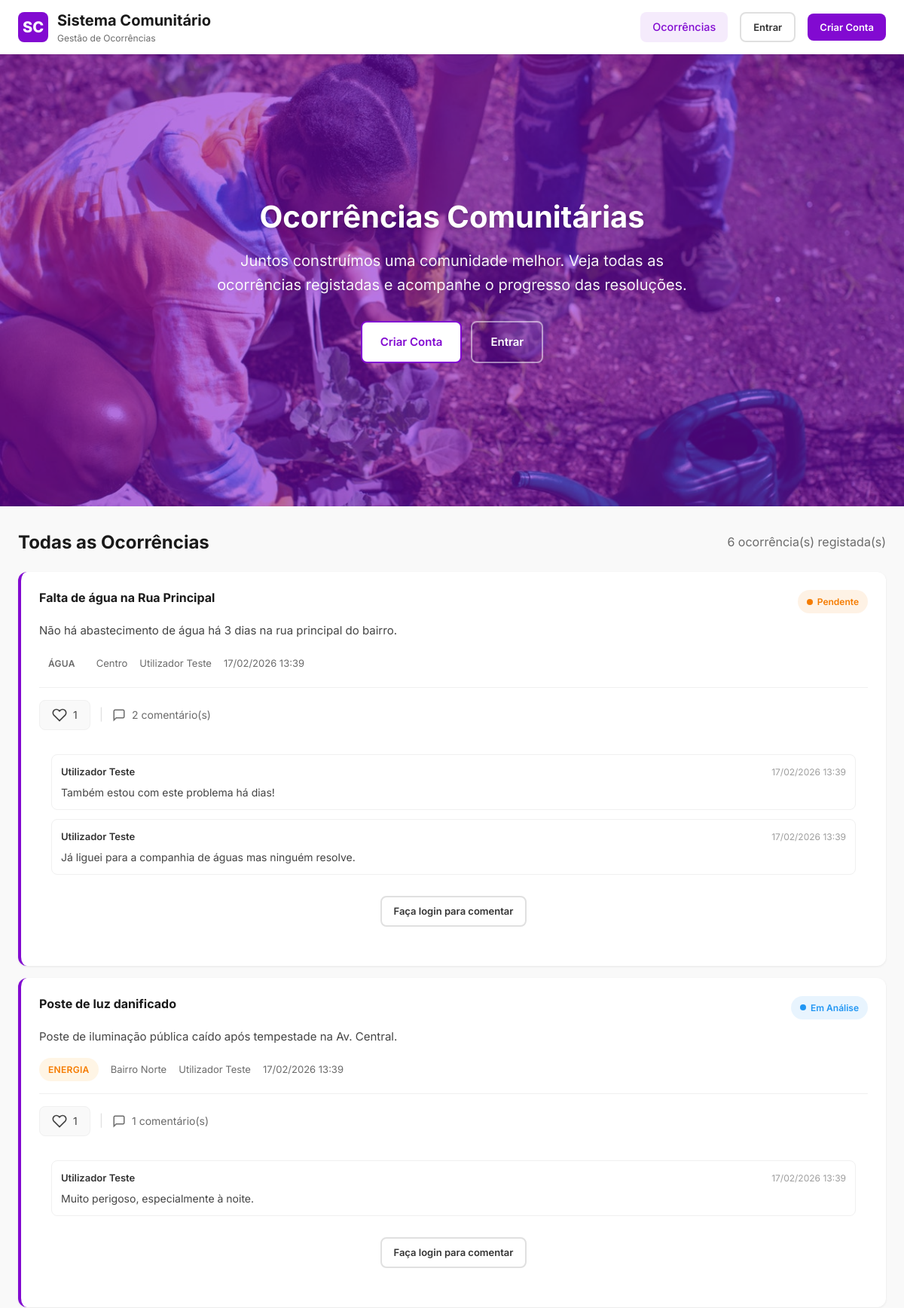
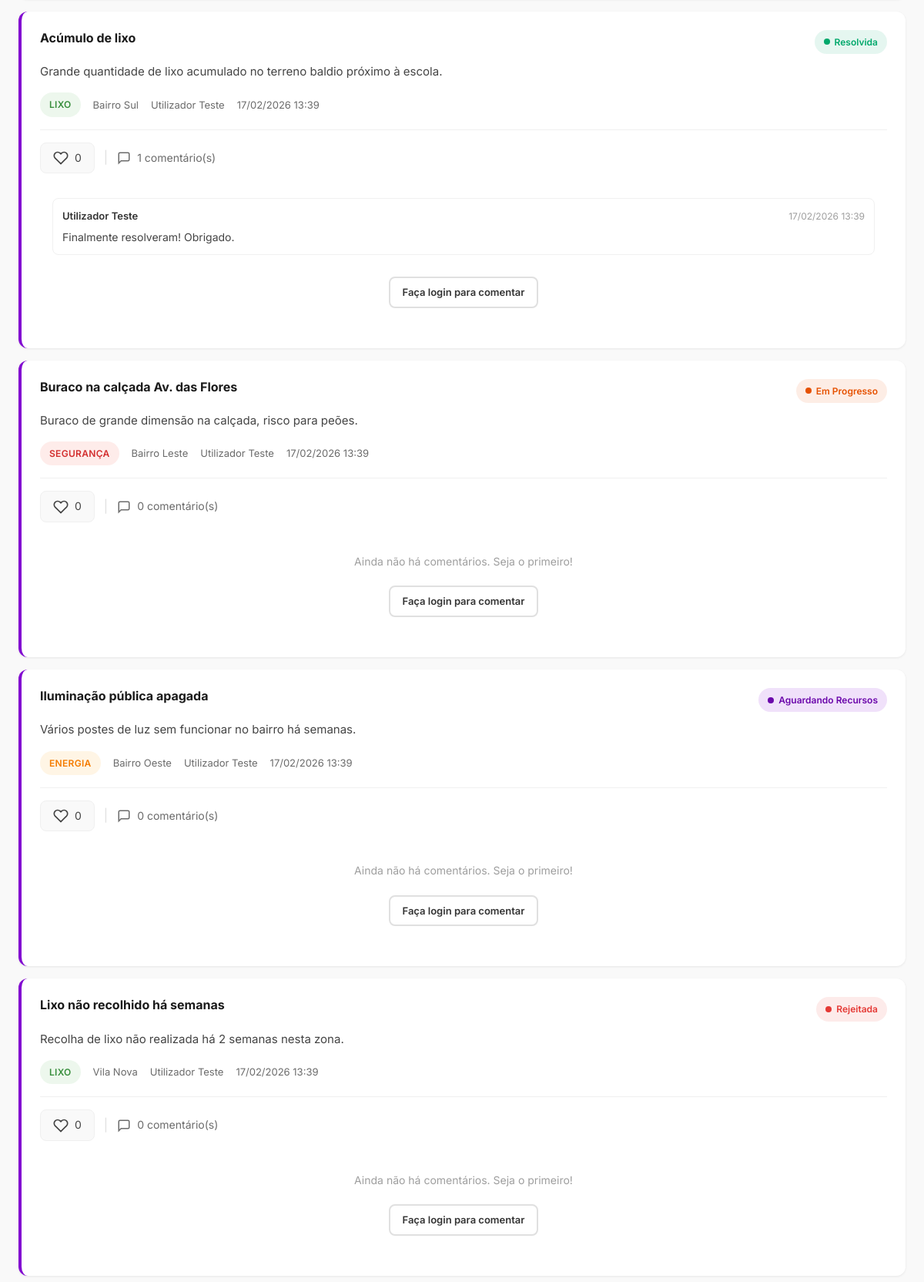
The page / (upper part) on the database its author committed (2 pictures, top to bottom).
### tables this page shows
CREATE TABLE IF NOT EXISTS ocorrencias (
    id INT AUTO_INCREMENT PRIMARY KEY,
    titulo VARCHAR(150) NOT NULL,
    descricao TEXT NOT NULL,
    imagem LONGTEXT NULL,
    tipo ENUM('Água', 'Energia', 'Lixo', 'Segurança') NOT NULL,
    bairro_id INT NOT NULL,
    utilizador_id INT NOT NULL,
    estado VARCHAR(50) DEFAULT 'Pendente',
    data_registo TIMESTAMP DEFAULT CURRENT_TIMESTAMP,
    FOREIGN KEY (bairro_id) REFERENCES bairros(id),
    FOREIGN KEY (utilizador_id) REFERENCES utilizadores(id)
);

CREATE TABLE IF NOT EXISTS bairros (
    id INT AUTO_INCREMENT PRIMARY KEY,
    nome VARCHAR(100) NOT NULL
);

CREATE TABLE IF NOT EXISTS utilizadores (
    id INT AUTO_INCREMENT PRIMARY KEY,
    nome VARCHAR(100) NOT NULL,
    email VARCHAR(100) NOT NULL UNIQUE,
    senha VARCHAR(255) NOT NULL,
    is_admin TINYINT(1) DEFAULT 0,
    data_registo TIMESTAMP DEFAULT CURRENT_TIMESTAMP
);

CREATE TABLE IF NOT EXISTS comentarios (
    id INT AUTO_INCREMENT PRIMARY KEY,
    ocorrencia_id INT NOT NULL,
    utilizador_id INT NOT NULL,
    texto TEXT NOT NULL,
    data_registo TIMESTAMP DEFAULT CURRENT_TIMESTAMP,
    FOREIGN KEY (ocorrencia_id) REFERENCES ocorrencias(id) ON DELETE CASCADE,
    FOREIGN KEY (utilizador_id) REFERENCES utilizadores(id) ON DELETE CASCADE
);

### config/helpers.php (called while the page is built, shortened)
<?php
function getStatusClass($estado) {
    $map = [
        'Pendente'             => 'pending',
        'Em Análise'           => 'in-analysis',
        'Em Progresso'         => 'in-progress',
        'Aguardando Recursos'  => 'waiting',
        'Resolvida'            => 'resolved',
        'Rejeitada'            => 'rejected',
        'Resolvido'            => 'resolved',
    ];
    return $map[$estado] ?? 'pending';
}

### index.php (the view, shortened to what this page needs)
<?php
include "config/db.php";
include "config/helpers.php";
$is_logged_in = isset($_SESSION['utilizador_id']);
$user_id = $is_logged_in ? $_SESSION['utilizador_id'] : null;
$nome = $is_logged_in ? htmlspecialchars($_SESSION['nome']) : '';
$iniciais = $is_logged_in ? strtoupper(substr($_SESSION['nome'], 0, 2)) : '';
$sql = "
SELECT o.*, b.nome AS bairro, u.nome AS utilizador
FROM ocorrencias o
JOIN bairros b ON o.bairro_id = b.id
JOIN utilizadores u ON o.utilizador_id = u.id
ORDER BY o.data_registo DESC
";
$res = $conn->query($sql);
$total = $res->num_rows;
function getLikes($conn, $ocorrencia_id, $user_id = null) {
    $count = $conn->query("SELECT COUNT(*) as total FROM likes WHERE ocorrencia_id = $ocorrencia_id")->fetch_assoc()['total'];
    $user_liked = false;
    return ['count' => $count, 'user_liked' => $user_liked];
}
function getComentarios($conn, $ocorrencia_id, $is_logged_in, $limit = null) {
    $sql = "SELECT c.*, u.nome AS autor
            FROM comentarios c
            JOIN utilizadores u ON c.utilizador_id = u.id
            WHERE c.ocorrencia_id = $ocorrencia_id
            ORDER BY c.data_registo DESC";
    if ($limit) {
        $sql .= " LIMIT $limit";
    }
    return $conn->query($sql);
}
function countComentarios($conn, $ocorrencia_id) {
    return $conn->query("SELECT COUNT(*) as total FROM comentarios WHERE ocorrencia_id = $ocorrencia_id")->fetch_assoc()['total'];
}
?>
<!DOCTYPE html>
<html lang="pt">
<head>
    <link rel="stylesheet" href="css/style.css">
</head>
<body class="page-wrapper">
    <nav class="navbar">
        <div class="navbar-container">
            <a href="index.php" class="navbar-brand">
                <div class="navbar-logo">SC</div>
                <div>
                    <div class="navbar-title">Sistema Comunitário</div>
                    <div class="navbar-subtitle">Gestão de Ocorrências</div>
                </div>
            </a>
            <div class="navbar-nav" id="navbarNav">
                <?php if ($is_logged_in): ?>
                    <a href="dashboard.php" class="nav-link">Dashboard</a>
                    <a href="minhas_ocorrencias.php" class="nav-link">Minhas Ocorrências</a>
                    <a href="index.php" class="nav-link active">Ver Todas</a>
                    <?php if (!empty($_SESSION['is_admin'])): ?>
                        <a href="responsavel/ocorrencias.php" class="nav-link" style="color: var(--nu-purple); font-weight: 700;">Painel Admin</a>
                    <?php endif; ?>
                    <div class="nav-user">
                        <div class="user-avatar"><?= $iniciais ?></div>
                        <span class="user-name"><?= $nome ?></span>
                        <?php if (!empty($_SESSION['is_admin'])): ?>
                            <span class="admin-badge">Admin</span>
                        <?php endif; ?>
                        <a href="logout.php" class="btn btn-outline btn-sm">Sair</a>
                    </div>
                <?php else: ?>
                    <a href="index.php" class="nav-link active">Ocorrências</a>
                    <a href="login.php" class="btn btn-outline btn-sm">Entrar</a>
                    <a href="registar.php" class="btn btn-primary btn-sm">Criar Conta</a>
                <?php endif; ?>
            </div>
        </div>
    </nav>
    <section class="hero hero-bg">
        <div class="hero-overlay"></div>
        <div class="container hero-content">
            <h1>Ocorrências Comunitárias</h1>
            <p>Juntos construímos uma comunidade melhor. Veja todas as ocorrências registadas e acompanhe o progresso das resoluções.</p>
            <?php if (!$is_logged_in): ?>
                <div class="btn-group justify-center">
                    <a href="registar.php" class="btn btn-secondary">Criar Conta</a>
                    <a href="login.php" class="btn btn-outline" style="border-color: rgba(255,255,255,0.5); color: white;">Entrar</a>
                </div>
            <?php else: ?>
                <a href="nova_ocorrencia.php" class="btn btn-secondary">+ Registar Nova Ocorrencia</a>
            <?php endif; ?>
        </div>
    </section>
    <main class="main-content">
        <div class="container">
            <div class="section-header">
                <h2 class="section-title mb-0">Todas as Ocorrências</h2>
                <span class="text-muted"><?= $total ?> ocorrência(s) registada(s)</span>
            </div>
            <?php if ($total == 0): ?>
                <div class="empty-state fade-in">
                    <div class="empty-state-icon"></div>
                    <h3>Nenhuma ocorrência registada</h3>
                    <p>Ainda não existem ocorrências no sistema. Seja o primeiro a registar!</p>
                    <?php if ($is_logged_in): ?>
                        <a href="nova_ocorrencia.php" class="btn btn-primary">Registar Primeira Ocorrência</a>
                    <?php else: ?>
                        <a href="registar.php" class="btn btn-primary">Criar Conta para Registar</a>
                    <?php endif; ?>
                </div>
            <?php else: ?>
                <div class="ocorrencia-list fade-in">
                    <?php while ($o = $res->fetch_assoc()):
                        $tipo_class = strtolower(str_replace('ç', 'c', str_replace('á', 'a', $o['tipo'])));
                        $status_class = getStatusClass($o['estado']);
                        $likes = getLikes($conn, $o['id'], $user_id);
                        $total_comentarios = countComentarios($conn, $o['id']);
                        $limit_comentarios = $is_logged_in ? null : 5;
                        $comentarios = getComentarios($conn, $o['id'], $is_logged_in, $limit_comentarios);
                    ?>
                        <div class="ocorrencia-card" id="ocorrencia-<?= $o['id'] ?>">
                            <div class="ocorrencia-header">
                                <h3 class="ocorrencia-title"><?= htmlspecialchars($o['titulo']) ?></h3>
                                <span class="status-badge <?= $status_class ?>">
                                    <?= htmlspecialchars($o['estado']) ?>
                                </span>
                            </div>
                            <p class="ocorrencia-description"><?= htmlspecialchars($o['descricao']) ?></p>
                            <div class="ocorrencia-meta">
                                <span class="ocorrencia-meta-item">
                                    <span class="tag tag-<?= $tipo_class ?>"><?= htmlspecialchars($o['tipo']) ?></span>
                                </span>
                                <span class="ocorrencia-meta-item">
                                    <?= htmlspecialchars($o['bairro']) ?>
                                </span>
                                <span class="ocorrencia-meta-item">
                                    <?= htmlspecialchars($o['utilizador']) ?>
                                </span>
                                <span class="ocorrencia-meta-item">
                                    <?= date('d/m/Y H:i', strtotime($o['data_registo'])) ?>
                                </span>
                            </div>
                            <div class="ocorrencia-interactions">
                                <div class="interaction-buttons">
                                    <?php if ($is_logged_in): ?>
                                        <form method="POST" class="like-form">
                                            <input type="hidden" name="like_ocorrencia_id" value="<?= $o['id'] ?>">
                                            <button type="submit" class="btn-like <?= $likes['user_liked'] ? 'liked' : '' ?>">
                                                <svg width="20" height="20" viewBox="0 0 24 24" fill="<?= $likes['user_liked'] ? 'currentColor' : 'none' ?>" stroke="currentColor" stroke-width="2">
                                                    <path d="M20.84 4.61a5.5 5.5 0 0 0-7.78 0L12 5.67l-1.06-1.06a5.5 5.5 0 0 0-7.78 7.78l1.06 1.06L12 21.23l7.78-7.78 1.06-1.06a5.5 5.5 0 0 0 0-7.78z"></path>
                                                </svg>
                                                <span><?= $likes['count'] ?></span>
                                            </button>
                                        </form>
                                    <?php else: ?>
                                        <a href="login.php" class="btn-like" title="Faça login para dar like">
                                            <svg width="20" height="20" viewBox="0 0 24 24" fill="none" stroke="currentColor" stroke-width="2">
                                                <path d="M20.84 4.61a5.5 5.5 0 0 0-7.78 0L12 5.67l-1.06-1.06a5.5 5.5 0 0 0-7.78 7.78l1.06 1.06L12 21.23l7.78-7.78 1.06-1.06a5.5 5.5 0 0 0 0-7.78z"></path>
                                            </svg>
                                            <span><?= $likes['count'] ?></span>
                                        </a>
                                    <?php endif; ?>
                                    <span class="interaction-separator">|</span>
                                    <span class="comments-count">
                                        <svg width="18" height="18" viewBox="0 0 24 24" fill="none" stroke="currentColor" stroke-width="2">
                                            <path d="M21 15a2 2 0 0 1-2 2H7l-4 4V5a2 2 0 0 1 2-2h14a2 2 0 0 1 2 2z"></path>
                                        </svg>
                                        <span><?= $total_comentarios ?> comentário(s)</span>
                                    </span>
                                </div>
                                <div class="comentarios-section">
                                    <?php if ($total_comentarios > 0): ?>
                                        <div class="comentarios-list">
                                            <?php while ($c = $comentarios->fetch_assoc()): ?>
                                                <div class="comentario">
                                                    <div class="comentario-header">
                                                        <span class="comentario-autor"><?= htmlspecialchars($c['autor']) ?></span>
                                                        <span class="comentario-data"><?= date('d/m/Y H:i', strtotime($c['data_registo'])) ?></span>
                                                    </div>
                                                    <p class="comentario-texto"><?= htmlspecialchars($c['texto']) ?></p>
                                                </div>
                                            <?php endwhile; ?>
                                        </div>
                                    <?php else: ?>
                                        <p class="no-comentarios">Ainda não há comentários. Seja o primeiro!</p>
                                    <?php endif; ?>
                                    <?php if ($is_logged_in): ?>
                                        <form method="POST" class="comentario-form">
                                            <input type="hidden" name="comentario_ocorrencia_id" value="<?= $o['id'] ?>">
                                            <div class="comentario-input-group">
                                                <input type="text" name="comentario_texto" class="form-control" placeholder="Escreva um comentário..." required>
                                                <button type="submit" class="btn btn-primary btn-sm">Enviar</button>
                                            </div>
                                        </form>
                                    <?php else: ?>
                                        <div class="comentario-login-prompt">
                                            <a href="login.php" class="btn btn-outline btn-sm">Faça login para comentar</a>
                                        </div>
                                    <?php endif; ?>
                                </div>
                            </div>
                        </div>
                    <?php endwhile; ?>
                </div>
            <?php endif; ?>
        </div>
    </main>
</body>
</html>

### rows shown on the page
ocorrencias: titulo "Falta de água na Rua Principal", estado "Pendente", descricao "Não há abastecimento de água há 3 dias na rua principal do bairro.", tipo "ÁGUA", bairro.nome "Centro", utilizador.nome "Utilizador Teste", data_registo "17/02/2026 13:39", id "1", total_comentarios "2"
comentarios: utilizador.nome "Utilizador Teste", data_registo "17/02/2026 13:39", texto "Também estou com este problema há dias!"
comentarios: utilizador.nome "Utilizador Teste", data_registo "17/02/2026 13:39", texto "Já liguei para a companhia de águas mas ninguém resolve."
ocorrencias: titulo "Poste de luz danificado", estado "Em Análise", descricao "Poste de iluminação pública caído após tempestade na Av. Central.", tipo "ENERGIA", bairro.nome "Bairro Norte", utilizador.nome "Utilizador Teste", data_registo "17/02/2026 13:39", count "1", total_comentarios "1"
comentarios: utilizador.nome "Utilizador Teste", data_registo "17/02/2026 13:39", texto "Muito perigoso, especialmente à noite."
ocorrencias: titulo "Acúmulo de lixo", estado "Resolvida", descricao "Grande quantidade de lixo acumulado no terreno baldio próximo à escola.", tipo "LIXO", bairro.nome "Bairro Sul", utilizador.nome "Utilizador Teste", data_registo "17/02/2026 13:39", count "0", total_comentarios "1"
comentarios: utilizador.nome "Utilizador Teste", data_registo "17/02/2026 13:39", texto "Finalmente resolveram! Obrigado."
ocorrencias: titulo "Buraco na calçada Av. das Flores", estado "Em Progresso", descricao "Buraco de grande dimensão na calçada, risco para peões.", tipo "SEGURANÇA", bairro.nome "Bairro Leste", utilizador.nome "Utilizador Teste", data_registo "17/02/2026 13:39", count "0", total_comentarios "0", shows "Ainda não há comentários. Seja o primeiro!"
ocorrencias: titulo "Iluminação pública apagada", estado "Aguardando Recursos", descricao "Vários postes de luz sem funcionar no bairro há semanas.", tipo "ENERGIA", bairro.nome "Bairro Oeste", utilizador.nome "Utilizador Teste", data_registo "17/02/2026 13:39", count "0", total_comentarios "0", shows "Ainda não há comentários. Seja o primeiro!"
ocorrencias: titulo "Lixo não recolhido há semanas", estado "Rejeitada", descricao "Recolha de lixo não realizada há 2 semanas nesta zona.", tipo "LIXO", bairro.nome "Vila Nova", utilizador.nome "Utilizador Teste", data_registo "17/02/2026 13:39", count "0", total_comentarios "0", shows "Ainda não há comentários. Seja o primeiro!"

### other values the page prints
$total "6"
